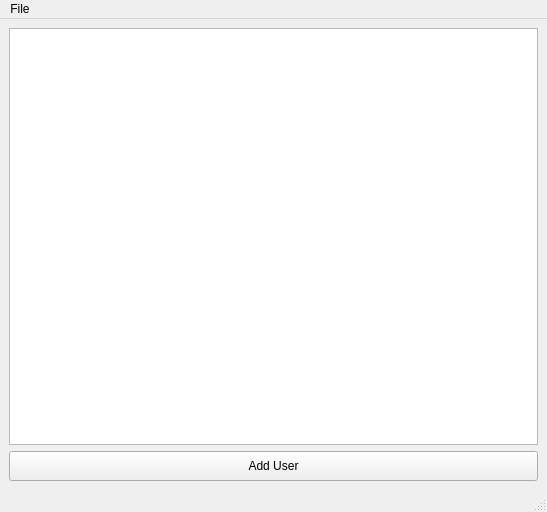
<?xml version="1.0" encoding="UTF-8"?>
<ui version="4.0">
 <class>MainWindow</class>
 <widget class="QMainWindow" name="MainWindow">
  <property name="geometry">
   <rect>
    <x>0</x>
    <y>0</y>
    <width>547</width>
    <height>512</height>
   </rect>
  </property>
  <property name="windowTitle">
   <string>Mongodb Demo</string>
  </property>
  <widget class="QWidget" name="centralwidget">
   <layout class="QVBoxLayout" name="verticalLayout">
    <item>
     <widget class="mongoTableView" name="tableView"/>
    </item>
    <item>
     <layout class="QHBoxLayout" name="horizontalLayout">
      <item>
       <widget class="QPushButton" name="add_user_button">
        <property name="minimumSize">
         <size>
          <width>0</width>
          <height>30</height>
         </size>
        </property>
        <property name="text">
         <string>Add User</string>
        </property>
       </widget>
      </item>
     </layout>
    </item>
   </layout>
  </widget>
  <widget class="QMenuBar" name="menubar">
   <property name="geometry">
    <rect>
     <x>0</x>
     <y>0</y>
     <width>547</width>
     <height>21</height>
    </rect>
   </property>
   <widget class="QMenu" name="menuFile">
    <property name="title">
     <string>File</string>
    </property>
   </widget>
   <addaction name="menuFile"/>
  </widget>
  <widget class="QStatusBar" name="statusbar"/>
 </widget>
 <customwidgets>
  <customwidget>
   <class>mongoTableView</class>
   <extends>QTableView</extends>
   <header>mongotableview.h</header>
  </customwidget>
 </customwidgets>
 <resources/>
 <connections/>
</ui>
